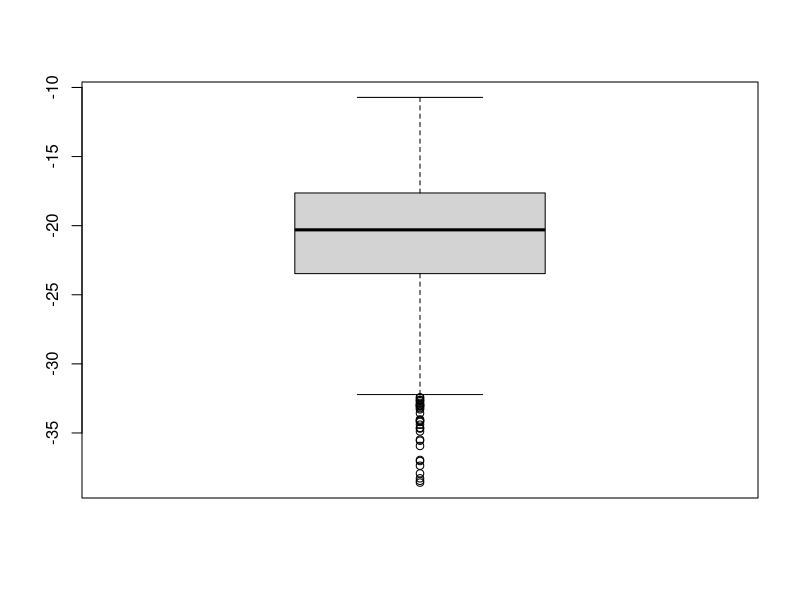
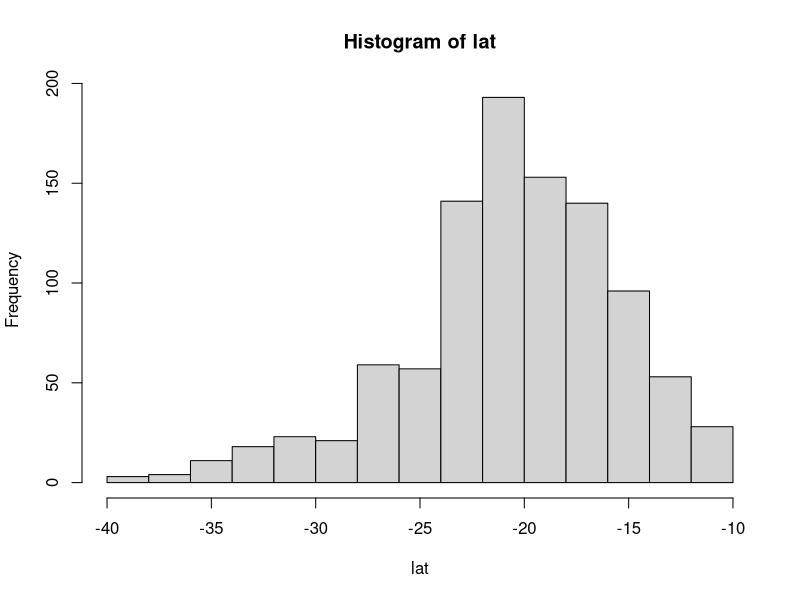
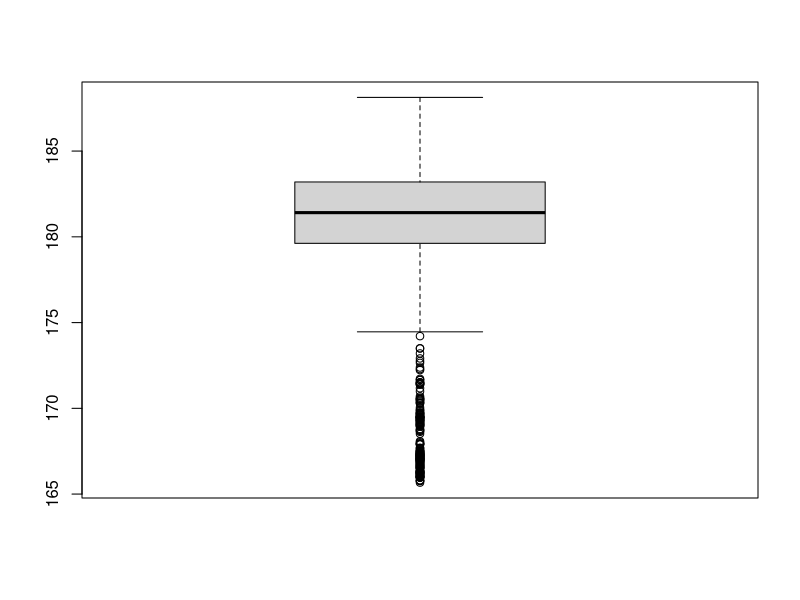
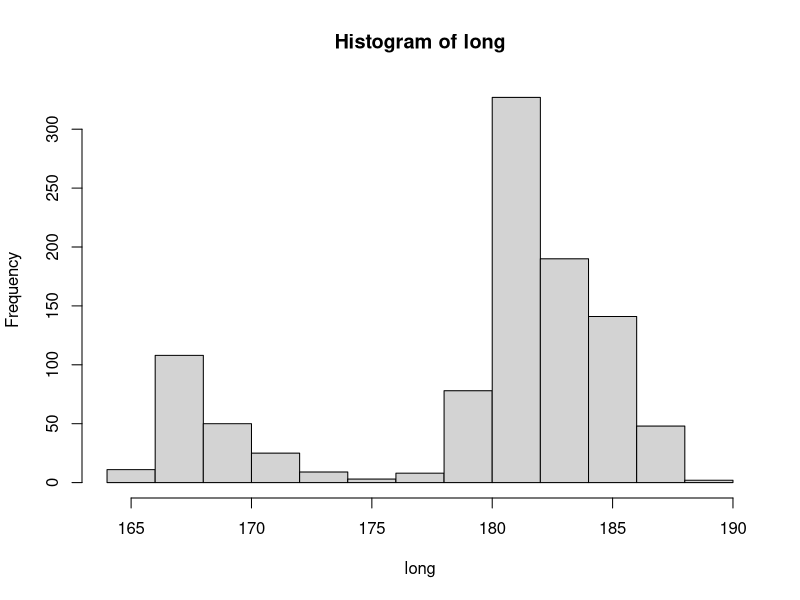
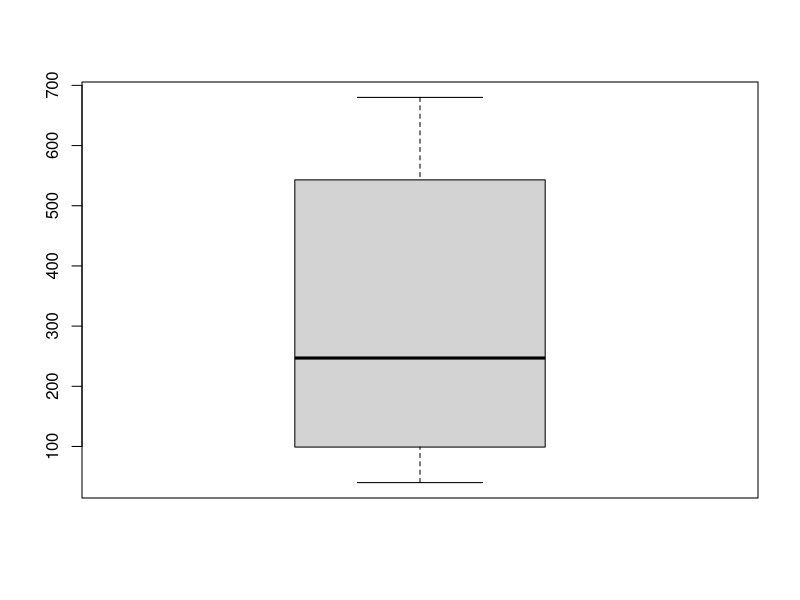
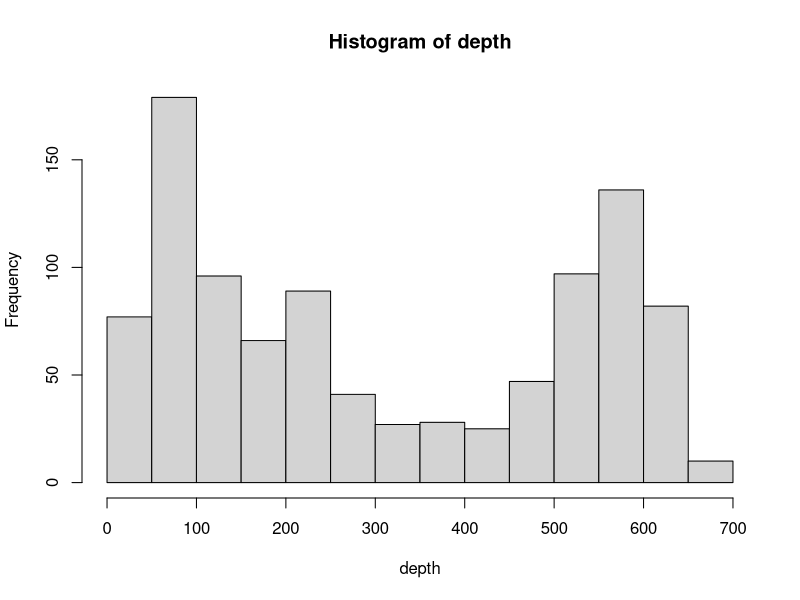
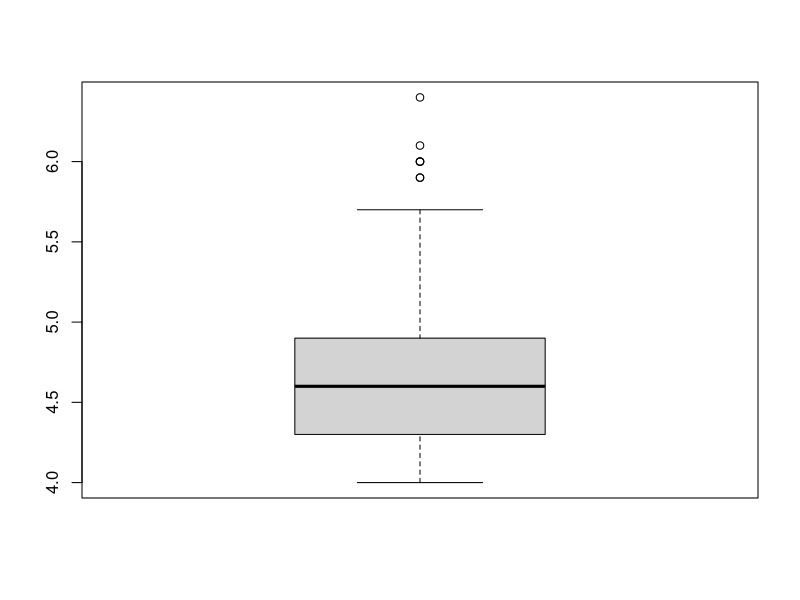
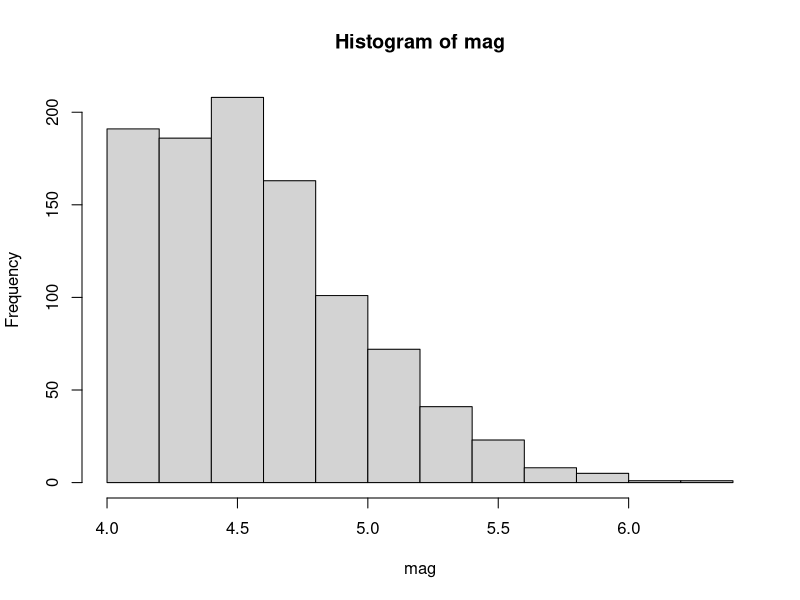

The R source for these figures, in order: (Note: this script raises an error after producing the figures.)
# use data "quakes"
# a) describe what the variable columns mean
# b) construct boxplots, describe
summary(quakes)
attach(quakes)
# variables:
# - lat, long - latitude, longitude (should be uniform)
# - depth - how deep under surface? (might be normal?)
# - mag - richter magnitude (should be exp or lognormal)
# - stations - how many stations reported the event (same)
# outlier - data point outside whiskers
# default value of whiskers - 1.5 * IQR (Q2+Q3 width)
# outlier - a data point in Q1 or Q4 is farther from the box than that
# this means the distribution has thick part and long tails
boxplot(lat)
summary(lat)
hist(lat)
boxplot(long)
summary(long)
hist(long)
boxplot(depth)
summary(depth)
hist(depth)
boxplot(mag)
summary(mag)
hist(mag)
boxplot(stations,)
summary(stations)
hist(stations)
boxplot(lat,main="lat")
# data with lots of outliers: 
# 1) lat - seems to have an artificial cutoff on one side due to cube
# 2) long - multimodal distribution with another peak on one side
# 3) magnitude - has a hard cutoff and likely an exponential/lognormal distro
# 4) stations - exponential distribution, one very long tail for bigger events
